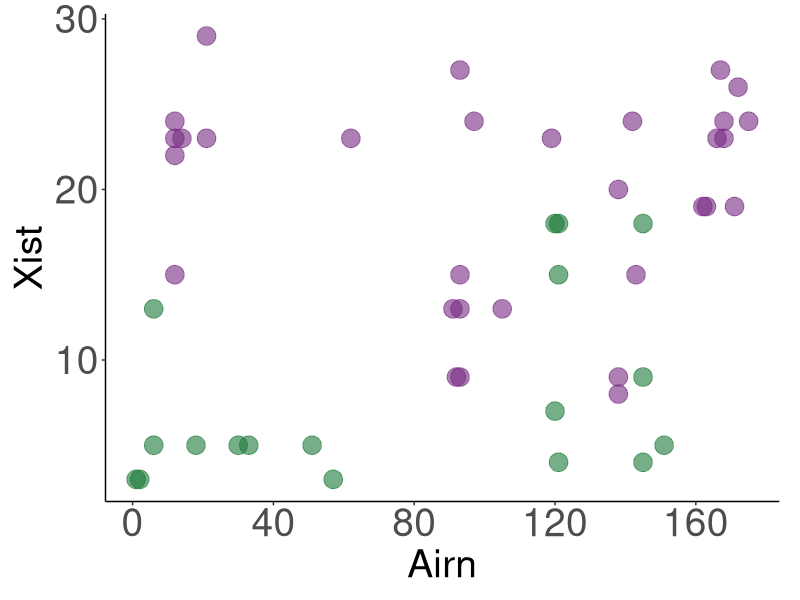
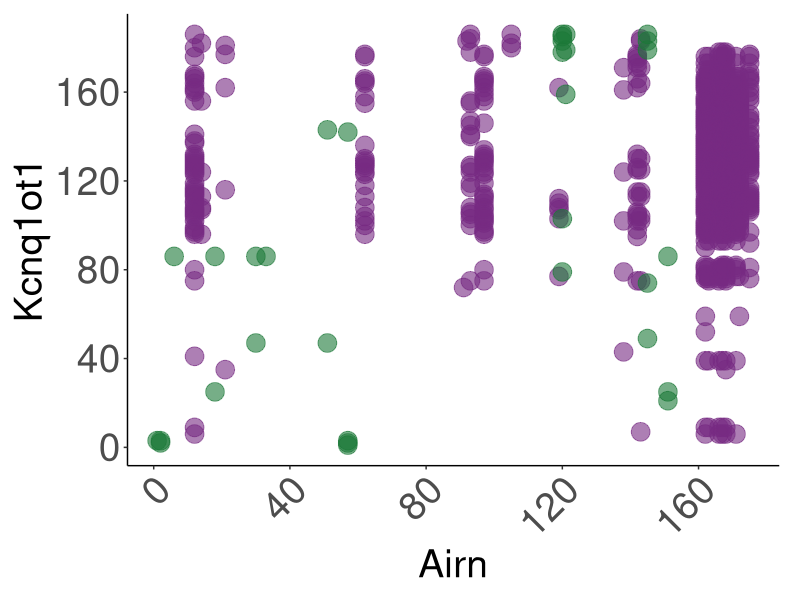

The R script that drew these images, in order:
# plot to check whether there are structure conservation among XAK
# separately label chunks that are related to a Xist repeat or interval
# do the correlation with the repeats only chunks and all chunks
####################################

setwd("/to/the/folder/contains/XorAorK_XAK_q975chunk.csv")


library(ggplot2)

x<-read.csv('mXist_XAK_q975chunk.csv',header=T)
a<-read.csv('airn_XAK_q975chunk.csv',header=T)
k<-read.csv('kcnq1ot1_XAK_q975chunk.csv',header=T)

# add seq number
x$pos<-c(1:nrow(x))
a$pos<-c(1:nrow(a))
k$pos<-c(1:nrow(k))

# locate chunks that are shared among XAK
x_share<-x[(grepl('airn',x$sig_chunk) & grepl('kcnq1ot1',x$sig_chunk)),]
a_share<-a[(grepl('mXist',a$sig_chunk) & grepl('kcnq1ot1',a$sig_chunk)),]
k_share<-k[(grepl('mXist',k$sig_chunk) & grepl('airn',k$sig_chunk)),]

x_share$xist_seq<-NULL
x_share$sig_seq<-NULL
a_share$airn_seq<-NULL
a_share$sig_seq<-NULL
k_share$k_seq<-NULL
k_share$sig_seq<-NULL

colnames(x)[1]<-'xak_chunk'
colnames(a)[1]<-'xak_chunk'
colnames(k)[1]<-'xak_chunk'

colnames(x_share)[1]<-'xak_chunk'
colnames(a_share)[1]<-'xak_chunk'
colnames(k_share)[1]<-'xak_chunk'
# get the list of shared chunks
allchunks<-rbind(x[,c(1,5)],a[,c(1,5)],k[,c(1,5)])


# add xist feature color to denote repeat or interval
xistfeatures<-c('mXist_repeatA','mXist_ss234','mXist_repeatFdwn','mXist_repeatB',
                'mXist_repeatC','mXist_repeatEbroad')

x_share$xfeature<-''

for (n in 1:nrow(x_share)) {
  if (x_share$xak_chunk[n] %in% xistfeatures) {
    x_share$xfeature[n]<-'repeats'
  } else {
    x_share$xfeature[n]<-'intervals'
  }
}

a_share$xfeature<-''

for (n in 1:nrow(a_share)) {
  
  temp<-unlist(strsplit(a_share$sig_chunk[n],';',fixed=T))
  temp<-gsub("\\(.*$", "", temp, perl = TRUE)
  
  if (any(temp %in% xistfeatures)) {
    a_share$xfeature[n]<-'repeats'
  } else {
    a_share$xfeature[n]<-'intervals'
  }
}

k_share$xfeature<-''

for (n in 1:nrow(k_share)) {
  
  temp<-unlist(strsplit(k_share$sig_chunk[n],';',fixed=T))
  temp<-gsub("\\(.*$", "", temp, perl = TRUE)
  
  if (any(temp %in% xistfeatures)) {
    k_share$xfeature[n]<-'repeats'
  } else {
    k_share$xfeature[n]<-'intervals'
  }
}

# fucntion to loop thru the xak_share df and only keep the shared sig chunk

shared_chunks<-function(df) {
  
  tdf<-data.frame(gene1=character(),
                  chunk1=character(),
                  pos1=integer(),
                  gene2=character(),
                  chunk2=character(),
                  pos2=integer(),
                  xfeature=character())
  
  for (n in 1:nrow(df)) {
    
    temp<-df$sig_chunk[n]
    
    temp<-unlist(strsplit(temp,';',fixed=T))
    
    temp<-gsub("\\(.*$", "", temp, perl = TRUE)
    
    
    for (m in 1:length(temp)){
      
      tempg<-temp[m]
      
      tidx<-which(allchunks$xak_chunk==tempg)
      
      if(length(tidx)==1) {
        tempdf<-data.frame(gene1=gsub("\\_.*$", "", df$xak_chunk[n], perl = TRUE),
                           chunk1=df$xak_chunk[n],
                           pos1=df$pos[n],
                           gene2=gsub("\\_.*$", "", tempg, perl = TRUE),
                           chunk2=tempg,
                           pos2=allchunks$pos[tidx],
                           xfeature=df$xfeature[n])
        
        tdf<-rbind(tdf,tempdf)
        
      } else {
        print(n)
        print(tempg)
      }
      
    }
    
    
  }
  
  return(tdf)
  
}


a_xk<-shared_chunks(a_share)

a_x<-a_xk[which(a_xk$gene2=='mXist'),]
a_k<-a_xk[which(a_xk$gene2=='kcnq1ot1'),]

a_x_repeats<-a_x[which(a_x$xfeature=='repeats'),]
a_k_repeats<-a_k[which(a_k$xfeature=='repeats'),]

cor.test(a_x_repeats$pos1, a_x_repeats$pos2, method = "kendall",alternative = "greater")
cor.test(a_k_repeats$pos1, a_k_repeats$pos2, method = "kendall",alternative = "greater")

cor.test(a_x$pos1, a_x$pos2, method = "kendall",alternative = "greater")
cor.test(a_k$pos1, a_k$pos2, method = "kendall",alternative = "greater")



p<-ggplot(data=a_x,aes(x=pos1,y=pos2,group=xfeature))+
  geom_point(aes(color=xfeature,fill=xfeature), alpha=0.6,size=6) +
  labs(x = "Airn",y = "Xist") +
  #coord_cartesian(xlim=c(0,500000))+
  scale_y_continuous(breaks=seq(from=0, to=31,by=10))+
  scale_x_continuous(breaks=seq(from=0, to=180,by=40))+
  scale_color_manual(values=c('#762a83','#1b7837'))+
  scale_fill_manual(values=c('#af8dc3','#7fbf7b'))+
  theme(panel.background=element_rect(fill='white'),
        plot.margin = margin(10, 15, 10, 10, "pt"),
        # panel.grid.major=element_line(color='grey',linewidth =0.3),
        panel.grid.major=element_blank(),
        axis.line.x = element_line(color="black", linewidth = 0.5),
        axis.line.y = element_line(color="black", linewidth = 0.5),
        legend.position='none',
        axis.title.x = element_text(size = 28),
        axis.title.y = element_text(size = 28),
        axis.text.x=element_text(size=28),
        axis.text.y=element_text(size=28))

ggsave("XAK_shared_AX_structure_xfeature.svg", plot = p, width = 5.5, height = 5.5, units = "in")


p<-ggplot(data=a_k,aes(x=pos1,y=pos2,group=xfeature))+
  #geom_point(fill='#7fbf7b',color='#1b7837', alpha=0.6,size=4) +
  geom_point(aes(color=xfeature,fill=xfeature), alpha=0.6,size=6) +
  labs(x = "Airn",y = "Kcnq1ot1") +
  #coord_cartesian(xlim=c(0,500000))+
  scale_x_continuous(breaks=seq(from=0, to=180,by=40))+
  scale_y_continuous(breaks=seq(from=0, to=190,by=40))+
  scale_color_manual(values=c('#762a83','#1b7837'))+
  scale_fill_manual(values=c('#af8dc3','#7fbf7b'))+
  theme(panel.background=element_rect(fill='white'),
        plot.margin = margin(10, 15, 10, 10, "pt"),
        # panel.grid.major=element_line(color='grey',linewidth =0.3),
        panel.grid.major=element_blank(),
        axis.line.x = element_line(color="black", linewidth = 0.5),
        axis.line.y = element_line(color="black", linewidth = 0.5),
        legend.position='none',
        axis.title.x = element_text(size = 28),
        axis.title.y = element_text(size = 28),
        axis.text.x=element_text(size=28, angle=45, hjust=1),
        axis.text.y=element_text(size=28))

ggsave("XAK_shared_AK_structure_xfeature.svg", plot = p, width = 5.5, height = 5.5, units = "in")








